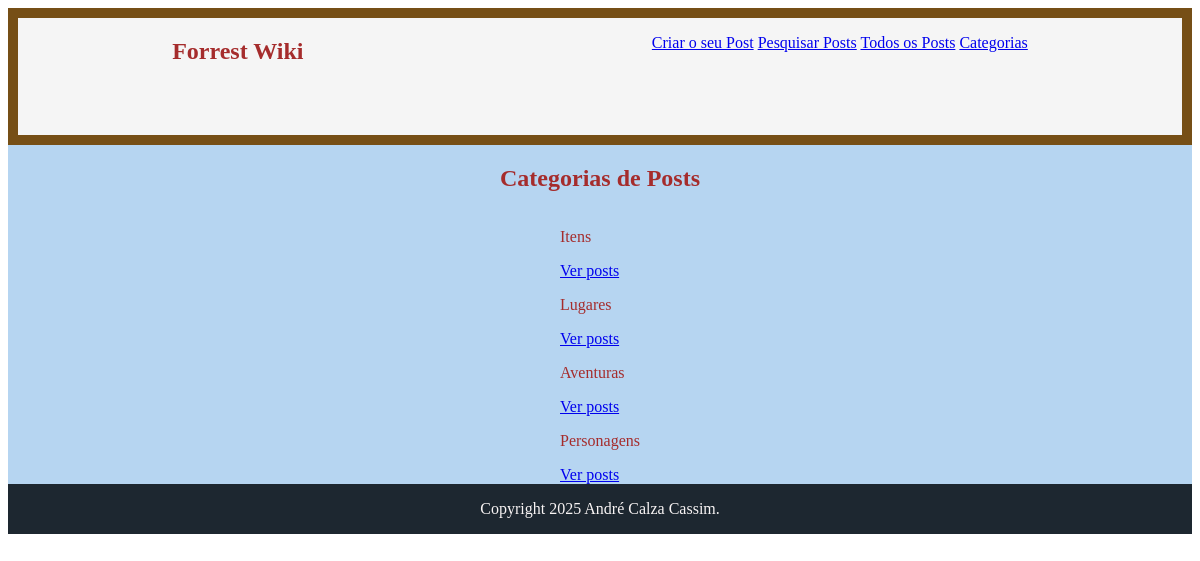
Screenshot of /posts/categorias/ with the database file from the repository.
### posts/models.py (models this page shows)
class Categoria(models.Model):
    nome = models.CharField(max_length=255, unique=True)
    def __str__(self):
        return self.nome

### posts/views.py (the view)
# urls.py: path('categorias/', views.list_categorias, name='categorias'),
def list_categorias(request):
    categorias = Categoria.objects.all()
    return render(request, 'posts/categorias.html', {'categorias': categorias})

### posts/templates/posts/categorias.html
{% extends 'base.html' %}
{% block content %}
<h2>Categorias de Posts</h2>
{% if categorias %}
<section class="lista-de-cards">
    {% for categoria in categorias %}
    <article class="card">
        <p>{{ categoria }}</p>
        <a href="{% url 'posts:posts_by_category' categoria.id %}">
            Ver posts
        </a>
    </article>
    {% endfor %}
</section>
{% else %}
<p>Nenhuma categoria encontrada.</p>
{% endif %}
{% endblock content %}

### static/style.css (style rules this page uses)
body { display: flex; flex-direction: column; }

### rows the page displays
Categoria: nome "Itens"
Categoria: nome "Lugares"
Categoria: nome "Aventuras"
Categoria: nome "Personagens"
